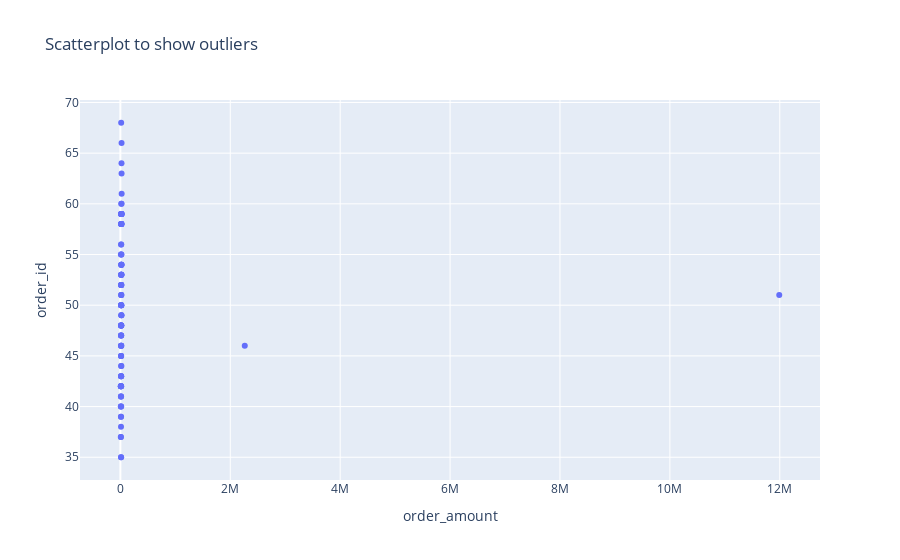

The notebook cell this image was saved under:
### Markdown cell above
From the boxplot above **(or lack thereof)** we see the presence of significant outliers in the AOV values of two shoe shops such that the scale of the box-plot is also distorted to accomodate these outliers. **This visual is important as it shows the magnitude of the outliers.** These outliers will be investigated in further detail.

### Code cell
#Scatter plot to show outliers
fig = px.scatter(final_AOV, x="order_amount", y="order_id", title = "Scatterplot to show outliers")
fig.show()

### Figure 1 — Plotly figure (JSON) as saved in the notebook; plotly's stock layout.template omitted (floating-point values rounded to 4 significant figures)
{"data": [{"hoverlabel": {"namelength": 0}, "hovertemplate": "order_amount=%{x}<br>order_id=%{y}", "legendgroup": "", "marker": {"color": "#636efa", "symbol": "circle"}, "mode": "markers", "name": "", "showlegend": false, "type": "scatter", "x": [13588, 9588, 14652, 13184, 13064, 22627, 12208, 11088, 13806, 17612, 17480, 18693, 21760, 14036, 16065, 11076, 17600, 17472, 20538, 13081, 14200, 13140, 17472, 17640, 11180, 16720, 18083, 13776, 19234, 16524, 12642, 7979, 15051, 11712, 17056, 12740, 16330, 13680, 10988, 14168, 14986, 11990176, 19367, 10224, 15620, 14940, 12180, 9711, 14835, 17756, 16643, 12994, 14560, 13832, 15732, 8073, 15729, 15042, 21538, 16461, 17222, 13280, 15368, 11704, 17864, 16583, 10087, 11968, 15851, 20241, 21320, 14240, 19470, 11628, 10112, 13485, 14040, 2263800, 17738, 13485, 22656, 14691, 10449, 20196, 11524, 14430, 15198, 17776, 23128, 19758, 17600, 6840, 12654, 13400, 12432, 16830, 15552, 14231, 18330, 8547], "xaxis": "x", "y": [44, 55, 48, 51, 45, 59, 56, 46, 59, 53, 49, 53, 63, 58, 52, 41, 53, 51, 64, 52, 46, 48, 55, 55, 48, 49, 54, 43, 58, 56, 47, 42, 40, 50, 52, 50, 48, 35, 41, 48, 59, 51, 58, 39, 58, 43, 47, 40, 53, 44, 46, 41, 68, 50, 48, 37, 53, 59, 60, 47, 50, 43, 58, 43, 54, 53, 37, 47, 60, 59, 66, 46, 58, 38, 42, 42, 50, 46, 54, 45, 59, 42, 42, 59, 35, 52, 52, 50, 61, 49, 54, 42, 59, 45, 39, 51, 48, 58, 54, 40], "yaxis": "y"}], "layout": {"legend": {"tracegroupgap": 0}, "title": {"text": "Scatterplot to show outliers"}, "xaxis": {"anchor": "y", "domain": [0, 1], "title": {"text": "order_amount"}}, "yaxis": {"anchor": "x", "domain": [0, 1], "title": {"text": "order_id"}}}}
